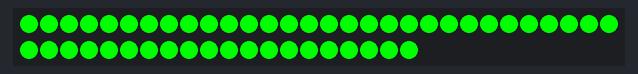
A sketch run on a simulated Arduino Uno, built with avr-gcc and run on an emulated ATmega328P. On the bench: 50 RGB LEDs in strip order, left to right, continuing on the next row.

Above: at 0.1 s.
At 10.1 s:
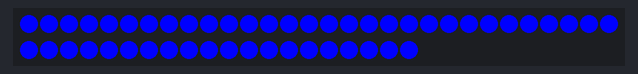
At 25.1 s:
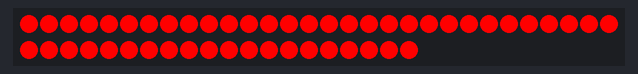
At 35.1 s:
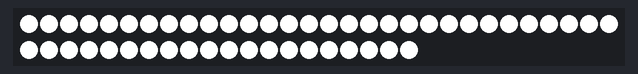

The sketch:

WS8211_Test.ino
```cpp
#include <Adafruit_NeoPixel.h>
#ifdef __AVR__
  #include <avr/power.h>
#endif

#define PIN 6
#define LED_COUNT 50

Adafruit_NeoPixel strip = Adafruit_NeoPixel(LED_COUNT, PIN, NEO_GRB + NEO_KHZ400);

/******************************************************/
void setup() {
  Serial.begin(9600);
  strip.begin();
  strip.show(); // Initialize all pixels to 'off'
}
/******************************************************/
void loop() {
  //Set an all Red string
  for(uint16_t i=0; i<strip.numPixels(); i++)
  { strip.setPixelColor(i,strip.Color(0,255,0)); }
  strip.show();
  delay(5000);

  //Set an all Green string
  for(uint16_t i=0; i<strip.numPixels(); i++)
  { strip.setPixelColor(i,strip.Color(255,0,0)); }
  strip.show();
  delay(5000);

  //Set an all Blue string
  for(uint16_t i=0; i<strip.numPixels(); i++)
  { strip.setPixelColor(i,strip.Color(0,0,255)); }
  strip.show();
  delay(5000);

  //Set an all White string
  for(uint16_t i=0; i<strip.numPixels(); i++)
  { strip.setPixelColor(i,strip.Color(255,255,255)); }
  strip.show();
  delay(5000);

}
```

Measured:
- what the display in image 1 shows lasts 5.0 s, from 10.0 s to 15.0 s
